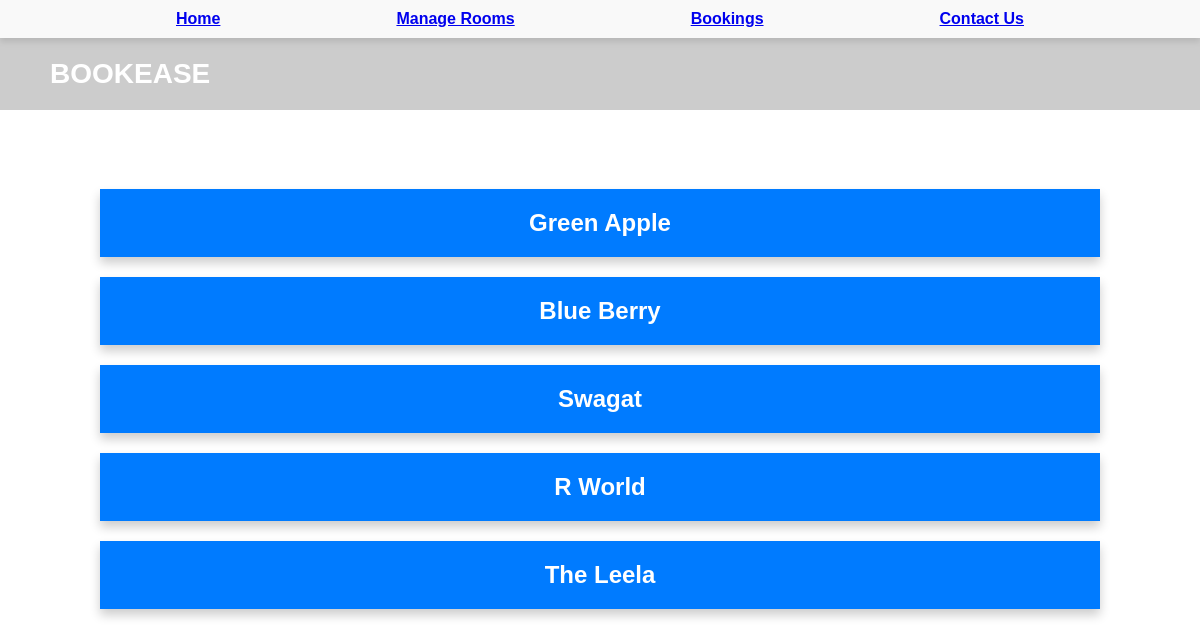
Page /hotel.php (signed in) on the committed database.
### tables this page shows
CREATE TABLE `hotels` (
  `id` int(11) NOT NULL,
  `name` varchar(255) DEFAULT NULL,
  `location` varchar(255) DEFAULT NULL,
  `rating` float DEFAULT NULL
);

### hotel.php (the view, shortened to what this page needs)
<?php
$conn = new mysqli("localhost", "root", "", "hbook");
$sql = "SELECT * FROM hotels";
$result = $conn->query($sql);
?>
<!DOCTYPE html>
<html lang="en">
<head>
</head>
<body>
<nav>
    <a href="dashboard.php"> Home</a>
    <a href="manage1.php"> Manage Rooms</a>
    <a href="mybookings.php"> Bookings</a>
    <a href="contact.php"> Contact Us</a>
</nav>
    <div class="header">
        <div class="logo">BOOKEASE</div>
    </div>
    <h2>Available Hotels</h2>
    <div class="hotel-list">
        <?php while ($row = $result->fetch_assoc()) { ?>
            <a href="room.php?hotel_id=<?= $row['id'] ?>" class="hotel-btn">
                <?= $row['name'] ?>
            </a>
        <?php } ?>
    </div>
</body>
</html>

### hotel.php (style rules this page uses)
body { font-family: 'Poppins', sans-serif; background: url('h1.jpg') no-repeat center center fixed; margin: 0; padding: 0; text-align: center; color: white; }
.header { display: flex; justify-content: space-between; align-items: center; padding: 20px 50px; background: rgba(0, 0, 0, 0.2); }
nav { display: flex; font-weight: bold; justify-content: space-evenly; background-color: #f9f9f9; padding: 10px 0; box-shadow: 0 4px 6px rgba(0, 0, 0, 0.1); }
.logo { font-size: 28px; font-weight: bold; }
h2 { margin-top: 20px; font-size: 30px; }
.hotel-list { display: flex; flex-direction: column; align-items: center; gap: 20px; margin-top: 20px; }
.hotel-btn { display: block; width: 80%; padding: 20px; font-size: 24px; font-weight: bold; background: #007BFF; color: white; text-decoration: none; border-radius: 0; text-align: center; transition: 0.3s; box-shadow: 0 6px 10px rgba(0, 0, 0, 0.2); }

### rows in the picture
hotels: name "Green Apple"
hotels: name "Blue Berry"
hotels: name "Swagat"
hotels: name "R World"
hotels: name "The Leela"
